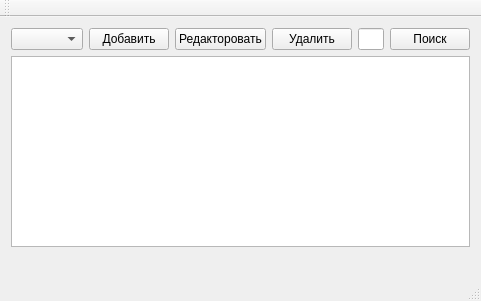
<?xml version="1.0" encoding="UTF-8"?>
<ui version="4.0">
 <class>MainWindow</class>
 <widget class="QMainWindow" name="MainWindow">
  <property name="geometry">
   <rect>
    <x>0</x>
    <y>0</y>
    <width>481</width>
    <height>301</height>
   </rect>
  </property>
  <property name="windowTitle">
   <string>MainWindow</string>
  </property>
  <widget class="QWidget" name="centralWidget">
   <widget class="QWidget" name="gridLayoutWidget">
    <property name="geometry">
     <rect>
      <x>0</x>
      <y>0</y>
      <width>481</width>
      <height>241</height>
     </rect>
    </property>
    <layout class="QGridLayout" name="gridLayout">
     <item row="0" column="0">
      <layout class="QGridLayout" name="gridLayout_2">
       <item row="0" column="1">
        <widget class="QPushButton" name="addPlantButton">
         <property name="text">
          <string>Добавить</string>
         </property>
        </widget>
       </item>
       <item row="0" column="5">
        <widget class="QPushButton" name="searchButton">
         <property name="text">
          <string>Поиск</string>
         </property>
        </widget>
       </item>
       <item row="0" column="4">
        <widget class="QLineEdit" name="searchLineEdit"/>
       </item>
       <item row="0" column="3">
        <widget class="QPushButton" name="deletePlantButton">
         <property name="text">
          <string>Удалить</string>
         </property>
        </widget>
       </item>
       <item row="0" column="2">
        <widget class="QPushButton" name="editPlantButton">
         <property name="text">
          <string>Редакторовать</string>
         </property>
        </widget>
       </item>
       <item row="0" column="0">
        <widget class="QComboBox" name="allPlantsComboBox"/>
       </item>
      </layout>
     </item>
     <item row="1" column="0">
      <widget class="QTableView" name="tableView"/>
     </item>
    </layout>
   </widget>
  </widget>
  <widget class="QMenuBar" name="menuBar">
   <property name="geometry">
    <rect>
     <x>0</x>
     <y>0</y>
     <width>481</width>
     <height>21</height>
    </rect>
   </property>
  </widget>
  <widget class="QToolBar" name="mainToolBar">
   <attribute name="toolBarArea">
    <enum>TopToolBarArea</enum>
   </attribute>
   <attribute name="toolBarBreak">
    <bool>false</bool>
   </attribute>
  </widget>
  <widget class="QStatusBar" name="statusBar"/>
 </widget>
 <layoutdefault spacing="6" margin="11"/>
 <resources/>
 <connections/>
</ui>
